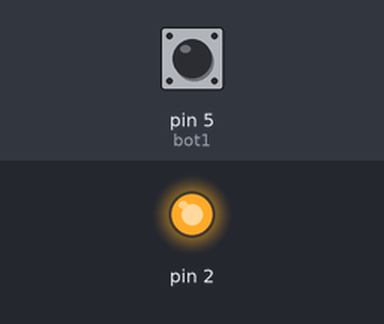
Bench run of a sketch on a simulated Arduino Uno, built with avr-gcc and run on an emulated ATmega328P. On the bench: output pins drawn as LEDs (lit = HIGH). Dashed ring = blinking. The inputs (shaded band) are chosen by the test bench; at power-on: pin 5 (bot1) LOW.

Above: at 3.8 s.
3.9 s: pin 5 (bot1) pulled HIGH for 3.2 s
At 4.8 s:
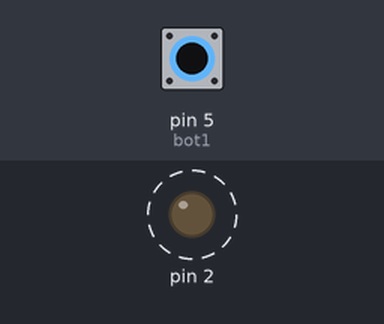
Timing chart, 0 to 8.5 s (numbered marks = the images above; inputs shaded):
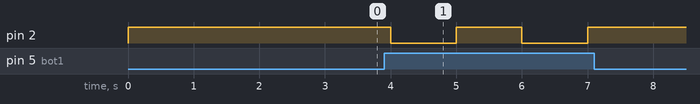

The sketch:

codigo.ino
```cpp
// C++ code
//

const int led2 = 2;
const int bot1 =5;

void setup()
{
  pinMode(2,OUTPUT);

}

int var;

void loop()
{
  digitalWrite(2, HIGH);
  delay(1000);

  var = digitalRead(bot1);

  if(var){
    apagar();
  }else{

  }

}

void apagar(){
  digitalWrite(2,LOW);
  delay(1000);
}
```

Measured:
- after the input at 3.9 s, pin 2: alternates HIGH for 1.0 s and LOW for 1.0 s, 4 changes in all, then stays HIGH, starting after 0.10 s
